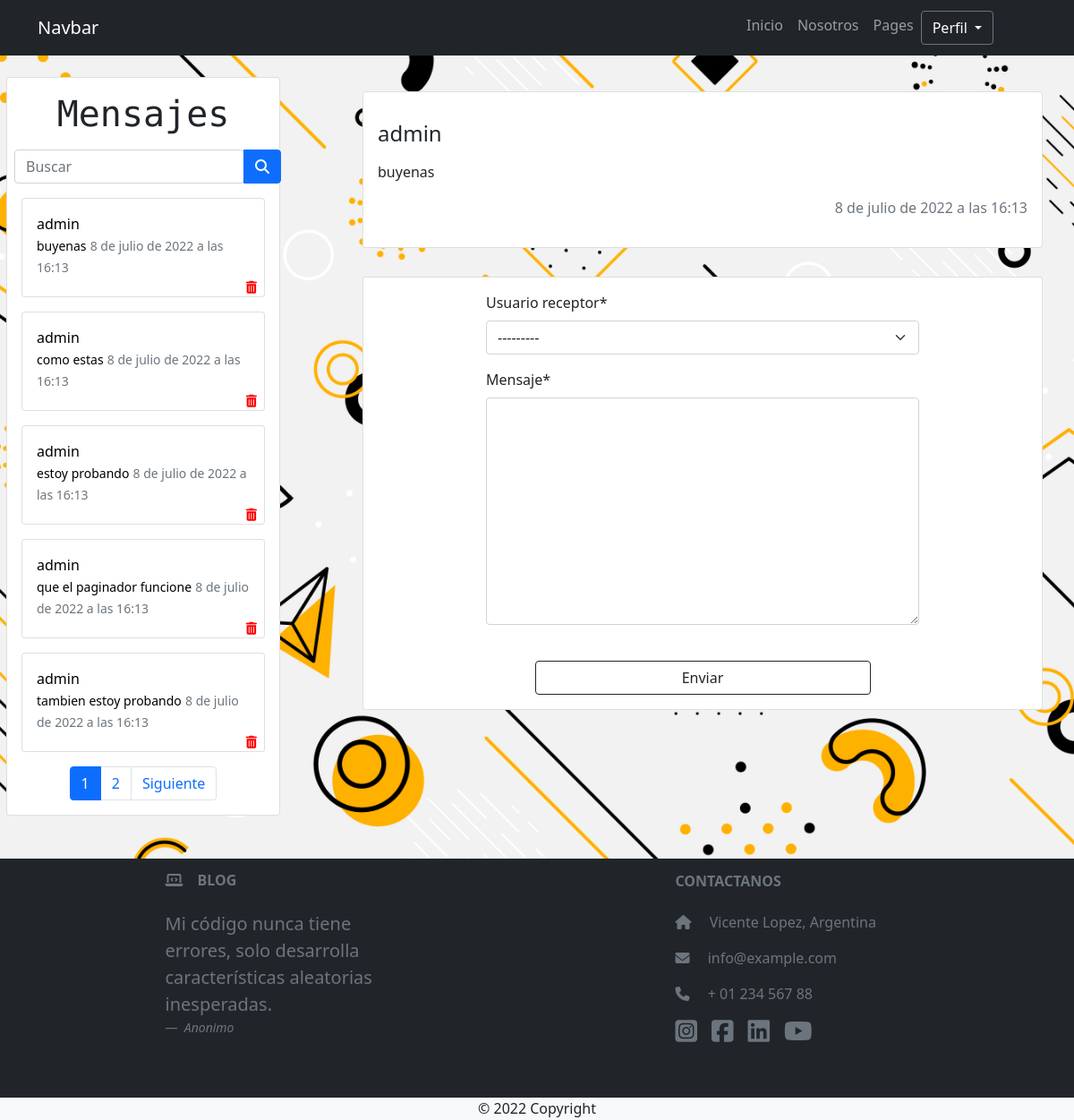
The page /messages/1 (signed in) on the database its author committed.
### ProyectoFinalApp/models.py (models this page shows, shortened)
class Mensaje(models.Model):
    usuario_receptor = models.ForeignKey(User, on_delete=models.CASCADE)
    autor = models.ForeignKey(User, on_delete=models.CASCADE, related_name='autor')
    mensaje = models.TextField()
    fecha_creacion = models.DateTimeField(auto_now_add=True)

### ProyectoFinalApp/views.py (the view)
# urls.py: path('messages/<mensaje_id>', mensajes, name="messages"),
@login_required
def mensajes(request,mensaje_id):
    if request.method == 'POST':
        form = FormMensaje(request.POST)
        if form.is_valid():
            info_form = form.cleaned_data
            user_autor = User.objects.get(username=request.user)
            contenido = Mensaje.objects.create(usuario_receptor = info_form['usuario_receptor'] ,autor = user_autor,mensaje=info_form['mensaje'])
            contenido.save()
            return redirect('messages',1)
        else:
            form = FormMensaje()
            return render(request, 'ProyectoFinalApp/messages.html', {'form': form})
    else:
        form = FormMensaje()
        buscar = request.GET.get('buscar')
        page = request.GET.get('page', 1)
        if buscar is not None and buscar is not "":
                buscador = Mensaje.objects.filter(usuario_receptor = request.user).filter(Q(autor__username__icontains=buscar)  | Q(mensaje__icontains=buscar))
                paginator = Paginator(buscador, 5)
                buscador = paginator.page(page)
                if mensaje_id == "1":
                    try:
                     mensajes = Mensaje.objects.filter(usuario_receptor = request.user)[:1].get()
                     return render(request, 'ProyectoFinalApp/messages.html', {'form': form,'buscador':buscador,'paginator':paginator,'mensaje_id':mensaje_id,'buscar':buscar})
                    except Mensaje.DoesNotExist:
                     return render(request, 'ProyectoFinalApp/messages.html', {'form': form,'buscador':buscador,'paginator':paginator,'mensaje_id':mensaje_id,'buscar':buscar,'mensajes':mensajes})
                else:
                    mensajes = Mensaje.objects.get(usuario_receptor = request.user,id=mensaje_id)
                    return render(request, 'ProyectoFinalApp/messages.html', {'form': form,'buscador':buscador,'paginator':paginator,'mensaje_id':mensaje_id,'buscar':buscar,'mensajes':mensajes})
        else:
            contenido = Mensaje.objects.filter(usuario_receptor = request.user)
            paginator = Paginator(contenido, 5)
            contenido = paginator.page(page)
            if mensaje_id == "1":
                  try:
                     mensajes = Mensaje.objects.filter(usuario_receptor = request.user)[:1].get()
                     return render(request, 'ProyectoFinalApp/messages.html', {'form': form,'contenido':contenido,'paginator':paginator,'mensaje_id':mensaje_id,'mensajes':mensajes})
                  except Mensaje.DoesNotExist:
                    return render(request, 'ProyectoFinalApp/messages.html', {'form': form,'paginator':paginator,'mensaje_id':mensaje_id,'contenido':contenido})
            else:
                mensajes = Mensaje.objects.get(usuario_receptor = request.user,id=mensaje_id)
                return render(request, 'ProyectoFinalApp/messages.html', {'form': form,'contenido':contenido,'paginator':paginator,'mensaje_id':mensaje_id,'mensajes':mensajes})

### ProyectoFinalApp/forms.py
class FormMensaje(forms.ModelForm):
    class Meta:
        model = Mensaje
        fields = ['usuario_receptor', 'mensaje']

### ProyectoFinalApp/templates/ProyectoFinalApp/messages.html (shortened to what this page needs)
{% extends 'ProyectoFinalApp/header.html' %}
{% load static %}
{% load crispy_forms_tags %}
{% block contenidoPagina %}
<section class="fondo">
    <div class="row justify-content-center">
      <div class="col-3 p-0 me-5 mt-4">
        <div class="card rounded mb-5">
          <h1 class="text-center mt-3">Mensajes</h1>
          <div class="col">
            <form method="get" enctype="multipart/form-data">
              <div class="input-group ms-2 mt-2">
                <div class="form-outline">
                  <input type="search" id="buscar" name="buscar" class="form-control" placeholder="Buscar" />
                </div>
                <button type="submit" class="btn btn-primary">
                  <i class="fas fa-search"></i>
                </button>
              </div>
            </form>
            {% if contenido %}
            {% for cont in contenido %}
            <div class="card m-3 sombrear">
              <a href="{% url 'test' cont.id %}">
                <div class="card-body pb-0">
                  <p class="card-title mb-0">{{cont.autor}}</p>
                  <small>{{cont.mensaje}}</small>
                  <small class="text-muted">{{cont.fecha_creacion}}</small>
                </div>
              </a>
              <small class="text-end me-2 "><a href="{% url 'eliminar_mensaje' cont.id %}"><i style="color:red"
                    class="fa-solid fa-trash-can sombrear"></i></a></small>
            </div>
            {% endfor %}
            <div>
              {% include 'ProyectoFinalApp/paginator_msj.html' %}
            </div>
            {% endif %}
          </div>
        </div>
      </div>
      <div class="col-8 ms-3 mt-4">
        <div class="row">
          <div class="col-12">
            <div class="card m-3 rounded">
              <div class="card-body">
                {% if mensaje_id == "1" %}
                <h2 class="card-title h4 mt-3">{{mensajes.autor}}</h2>
                <p class="mt-3">{{mensajes.mensaje}}</p>
                <p class="text-muted text-end">{{mensajes.fecha_creacion}}</p>
                {% else %}
                <h2 class="card-title h4 mt-3">{{mensajes.autor}}</h2>
                <p class="mt-3">{{mensajes.mensaje}}</p>
                <p class="text-muted text-end">{{mensajes.fecha_creacion}}</p>
                {% endif %}
              </div>
            </div>
          </div>
        </div>
        <div class="col-12">
          <div class="card m-3 rounded">
            <div class="card-body">
              <form method="post">
                <div class="row mb-4">
                  <div class="d-flex justify-content-center">
                    <div class="col-8">
                      {{form|crispy}}
                    </div>
                  </div>
                </div>
                <div class="row justify-content-center">
                  <input type="submit" class="btn btn-outline-dark" style="width: 50%;" value="Enviar">
                </div>
              </form>
            </div>
          </div>
        </div>
    </div>
</section>
{% endblock %}

### static/ProyectoFinalApp/css/styles.css (style rules this page uses)
a { text-decoration: none!important; color: black; }
h1 { font-family: 'Share Tech Mono', monospace!important; }
.fondo { background-image: url(/media/imagenes/fondo.jpg); background-size: cover; background-repeat: no-repeat; background-position: center center; }

### rows shown on the page
Mensaje: autor "admin", mensaje "buyenas", fecha_creacion "8 de julio de 2022 a las 16:13"
Mensaje: autor "admin", mensaje "como estas", fecha_creacion "8 de julio de 2022 a las 16:13"
Mensaje: autor "admin", mensaje "estoy probando", fecha_creacion "8 de julio de 2022 a las 16:13"
Mensaje: autor "admin", mensaje "que el paginador funcione", fecha_creacion "8 de julio de 2022 a las 16:13"
Mensaje: autor "admin", mensaje "tambien estoy probando", fecha_creacion "8 de julio de 2022 a las 16:13"

### other values the page prints
{{ page }} "1" "2"
